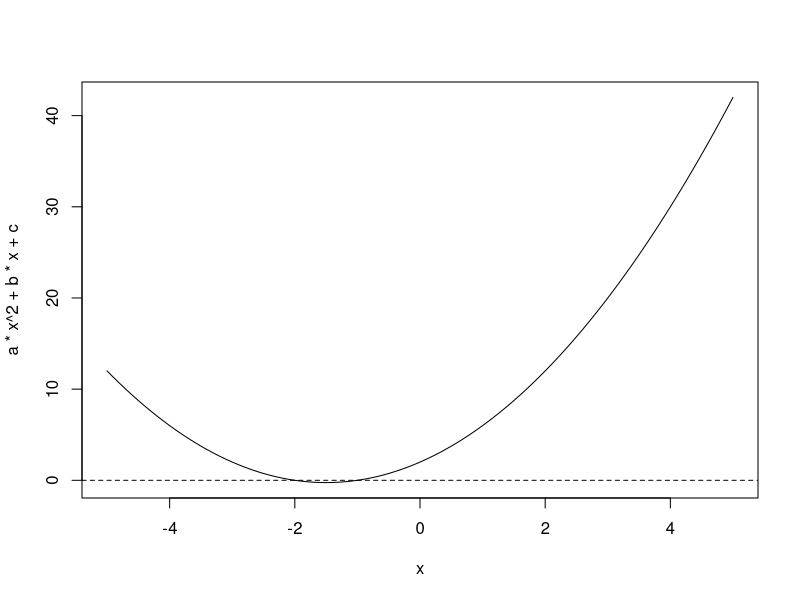

Generate this figure with R:
## ---- chunk 1
solve_equation <- function(a, b, c)
  {
  #check if there's real solution
  if(b^2 - 4*a*c < 0){
    #if no real solutions, return null
    return (NULL) }
  solution <- c((-b + sqrt(b^2 - 4*a*c)) / (2*a), (-b - sqrt(b^2 - 4*a*c)) / (2*a))
  #check if two solutions are the same
  if (solution[1] == solution[2]){
    return(solution[1]) } 
  return(solution)
}
a<-1
b<-3
c<-2
solve_equation(a,b,c)
## ---- chunk 2

x<-seq(-5, 5, 0.1)
plot(x, a*x^2 + b*x + c, type = "l")
abline(h = 0, lty = 2)
